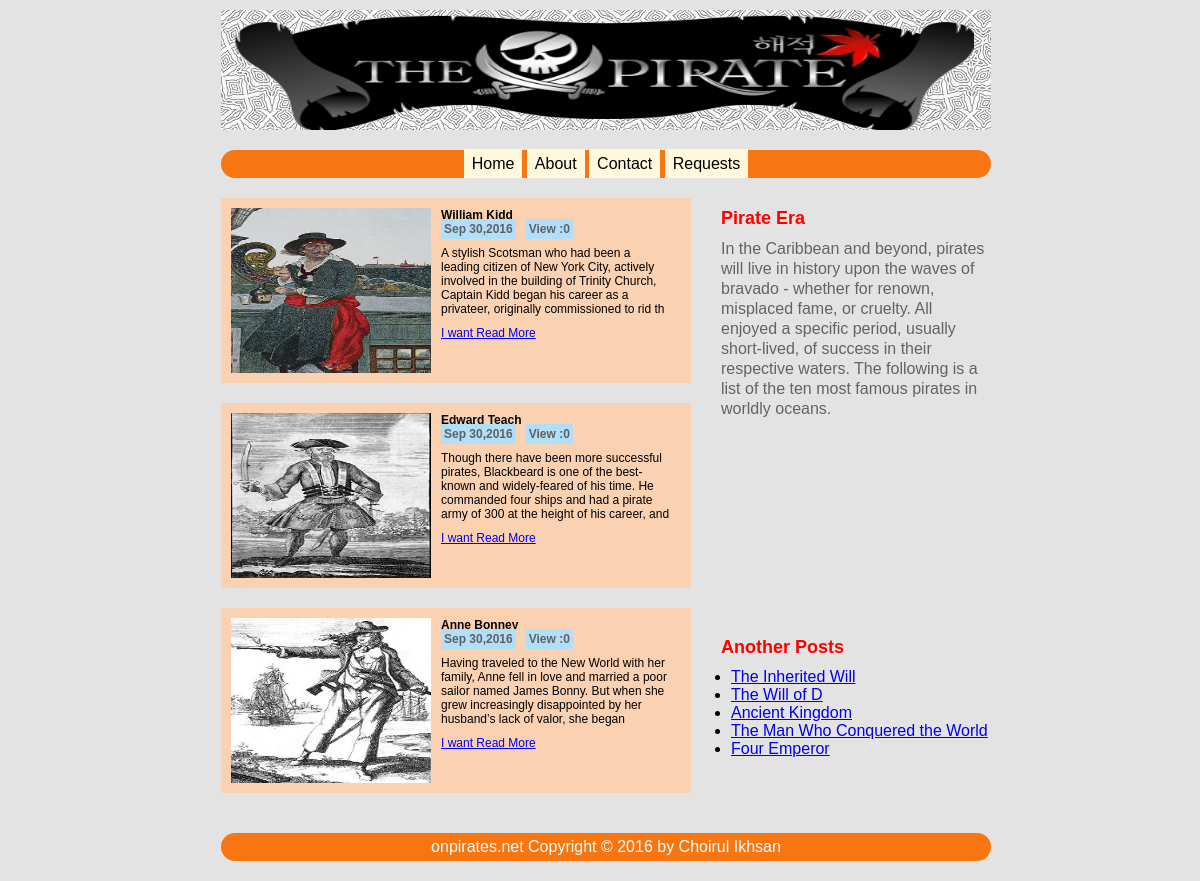
The page / on the database its author committed.
### tables this page shows
CREATE TABLE IF NOT EXISTS `tb_artikel` (
  `id_artikel` int(11) DEFAULT NULL,
  `tgl_upload` varchar(255) DEFAULT NULL,
  `judul_artikel` varchar(255) DEFAULT NULL,
  `gambar_artikel` varchar(255) DEFAULT NULL,
  `isi_artikel` varchar(255) DEFAULT NULL,
  `jumlah_view` varchar(255) DEFAULT NULL,
  `id_kategori` varchar(255) DEFAULT NULL,
  `id_author` varchar(255) DEFAULT NULL,
  `keyword` varchar(255) DEFAULT NULL
);

### index.php (the view)
<?php include '_layout/header.php'; ?>
<div id="wrapper">
		<div id="posts-list">
			<?php
				$query = "SELECT * FROM tb_artikel";
				$result = mysql_query($query);
				while ($data = mysql_fetch_array($result)) {
					?>
					<div class="artikel">
						<img <?php echo 'src="' .$data['gambar_artikel'] .'"'; ?> alt="post image"/>
						<h4><?php echo $data['judul_artikel']; ?></h4>
						<b>Sep 30,2016</b><b>View :0</b>
						<p><?php echo substr($data['isi_artikel'], 0, 200); ?></p>
						<a href="#">I want Read More</a>
					</div>
					<?php
				}
			?>
		</div>
	<?php include '_layout/sidebar.php';?>
			<br>
<div id="wrapper">
		<?php include '_layout/footer.php';?>
</body>
</html>

### _layout/header.php (shortened to what this page needs)
<!DOCTYPE html>
<html>
<head>
	<link rel="stylesheet" href="assets/css/style1.css">
</head>
<body>
<header>
	<div id="wrapper">
	<div id="header">
	<img src="Pirate_logo.png" alt="logo"/>
	</div>
	<div class="menu">
			<ul>
				<li><a href="#">Home</a></li>
				<li><a href="#">About</a></li>
				<li><a href="#">Contact</a></li>
				<li><a href="#">Requests</a></li>
			</ul>
	</div>
</header>

### _layout/sidebar.php
<div id="sidebar">
	<h2 class = sidebar1>Pirate Era</h2>
	<p>In the Caribbean and beyond, pirates will live in history upon the waves of bravado - whether for renown, misplaced fame, or cruelty. All enjoyed a specific period, usually short-lived, of success in their respective waters. The following is a list of the ten most famous pirates in worldly oceans.</p>
	<br>
<h2 class = sidebar2>Another Posts</h2>
	<ul>
		<li><a href="#">The Inherited Will</a></li>
		<li><a href="#">The Will of D</a></li>
		<li><a href="#">Ancient Kingdom</a></li>
		<li><a href="#">The Man Who Conquered the World</a></li>
		<li><a href="#">Four Emperor</a></li>
	</ul>
</div>

### _layout/footer.php (shortened to what this page needs)
<footer>
		<div id="footer">
			<p>onpirates.net Copyright &copy; 2016 by Choirul Ikhsan</p>
		</div>
	</div>
</body>
</html>

### assets/css/style1.css (style rules this page uses)
* { margin-left:12px; margin: 0; padding: 0; font-family: timeless, "verdana", arial, sans-serif; cursor: crosshair; }
body { margin-left:12px; background: #e3e3e3; }
#wrapper { width: 770px; margin: 0 auto; overflow: hidden; }
#header { background: url(backheader.jpg) repeat-x #555; height: 70px; width: 100%; padding: 25px; margin: 10px 0; overflow: hidden; }
#header img { width: 740px; height: 115px; margin-top:-20px; margin-left:-12px; }
#posts-list { width: 470px; float: left; }
.artikel { background: #fad1b1; font-size:12px; padding: 10px; margin-bottom: 20px; overflow: hidden; }
.artikel img { float: left; margin-right: 10px; width: 200px; height: 165px; }
.artikel b { color: #616060; background: #b1dffa; padding: 3px; font-size: 12px; font-weight: bold; margin-right: 10px; }
.artikel p { margin: 10px; }
#sidebar { width: 270px; float: right; }
#sidebar h2 { font-size: 18px; margin: 10px 0; }
#sidebar h2.sidebar1 { margin-top:10px; }
#sidebar h2.sidebar2 { margin-top:200px; }
#sidebar p { line-height: 20px; color: #636363; }
#sidebar ul { margin-left: 10px; }
#sidebar ul li a { color: #636363 text-decoration:none; }
#footer { clear: both; margin: 20px 0; text-align: center; background-color: #f77611; padding: 5px; color: #555555; border-radius: 25px; }
#footer p { color:white; }
h2 { transition: height 0.5s ease-out; color:red; }
img { height:220px; }
.menu ul li { display: inline; }
.menu { text-align:center; margin: 20px 0; text-align: center; background-color: #f77611; padding: 5px; color: #555555; border-radius: 25px; }
.menu ul li a { color:black; text-decoration: none; padding: 6px 8px; background: cornsilk; }

### rows shown on the page
tb_artikel: gambar_artikel (picture), judul_artikel "William Kidd", isi_artikel "A stylish Scotsman who had been a leading citizen of New York City, actively involved in the building of Trinity Church, Captain Kidd began his career as a privateer, originally commissioned to rid th"
tb_artikel: gambar_artikel (picture), judul_artikel "Edward Teach", isi_artikel "Though there have been more successful pirates, Blackbeard is one of the best-known and widely-feared of his time. He commanded four ships and had a pirate army of 300 at the height of his career, and"
tb_artikel: gambar_artikel (picture), judul_artikel "Anne Bonney", isi_artikel "Having traveled to the New World with her family, Anne fell in love and married a poor sailor named James Bonny. But when she grew increasingly disappointed by her husband’s lack of valor, she began"
